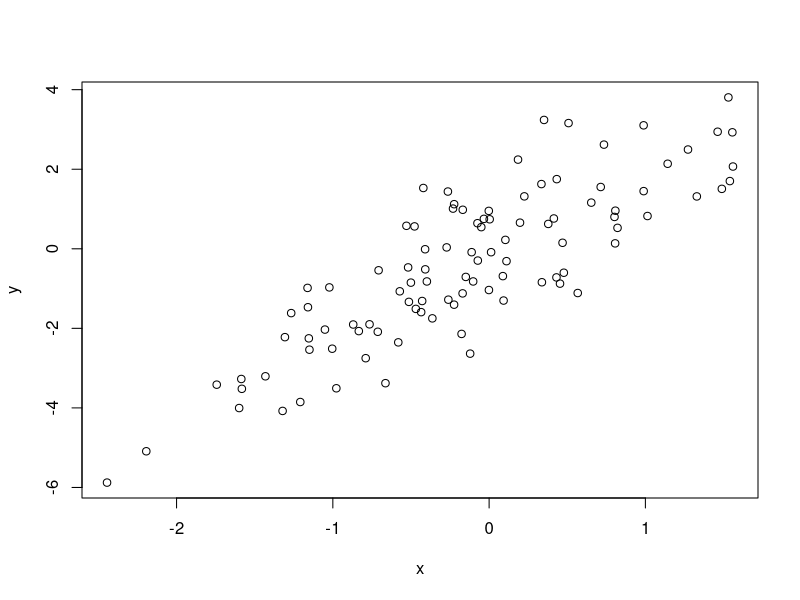

Write the R code that produced this figure.
## ---- chunk 1
knitr::opts_chunk$set(echo = TRUE)
## ---- chunk 2
x <- c(1, 2, 3, 4, 5)
y <- c(5, 4, 3, 2, 1)
sum(x * y)
## ---- chunk 3
t(x) %*% y
## ---- chunk 4
x <- rnorm(100)
y <- 2*x + rnorm(100)
## ---- chunk 5
cor(x,y)

plot(x,y)
## ---- chunk 6
# 버블 정렬
bubble_sort <- function(x) {
  n <- length(x) 
  
  for (i in 1:(n - 1)) {
    for (j in 1:(n - i)) {
      if (x[j] > x[j + 1]) {
        tmp <- x[j]
        x[j] <- x[j + 1]
        x[j + 1] <- tmp
      }
    }
  }
  return(x)
}
vec1 <- c(5,7,1,6,4)
bubble_sort(vec1)
## ---- chunk 7
# 선택 정렬
selection_sort <- function(x) {
  n <- length(x) 
  for (i in 1:(n - 1)) {
    min <- i
    for (j in (i + 1):n) {
      if (x[j] < x[min]) {
        min <- j
      }
    }
    
    if (min != i) {
      tmp <- x[i]
      x[i] <- x[min]
      x[min] <- tmp
    }
  }
  
  return(x)
}
vec2 <- c(7,4,2,6,1)
selection_sort(vec2)

## ---- chunk 8
vector_projection <- function(x, y) {
  proj <- (sum(x * y) / sum(y * y)) * y
  return(proj)
}
## ---- chunk 9
x <- c(3, 4)
y <- c(2, 1)
## ---- chunk 10
proj <- vector_projection(x, y)
proj
